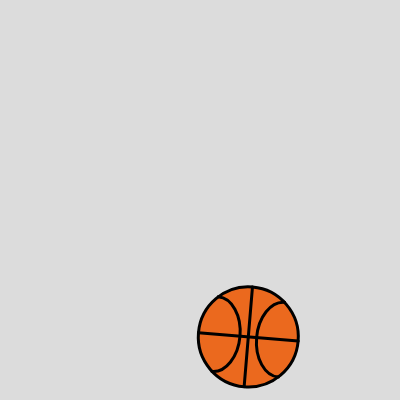
Frame 1 (no input)
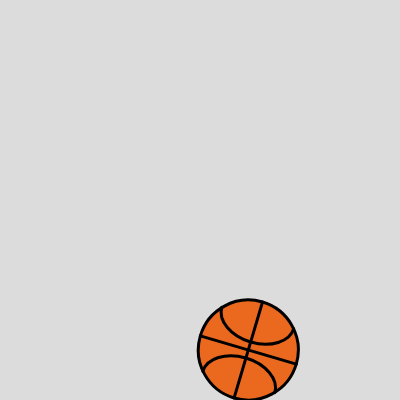
Frame 60 (no input)
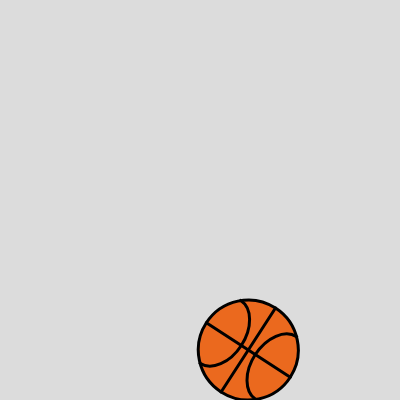
Frame 120 (the mouse pressed at the canvas centre since frame 60)

The p5.js sketch that drew these frames (run headless with seeded random() and noise() and a simulated clock; from frame 60 on, the mouse is pressed at the canvas centre):

// p5.js sketch
// ── sketch.js
let d = 100; // smaller ball so it has room to travel

function setup() {
  createCanvas(400, 400);
}

function draw() {
  background(220);

  // ball moves forward per minute: x position steps across the canvas based on the current minute
  let x = map(minute(), 0, 59, d / 2, width - d / 2);

  // BOUNCE PER SECOND: t goes from 0 to 1 every 1000 milliseconds
  let t = (millis() % 1000) / 1000;
  let bounceHeight = 200;
  let floor = height - d / 2;
  let y = floor - bounceHeight * 4 * t * (1 - t); // up and back down once per second

  // the basketball will rotate per millisecond: angle grows every millisecond
  let angle = millis() * 0.005;

  push();
  translate(x, y);
  rotate(angle);
  basketball();
  pop();
}

function basketball() {
  fill(235, 105, 30);
  stroke(0);
  strokeWeight(3);
  ellipse(0, 0, d, d);

  line(0, -d / 2, 0, d / 2);
  line(-d / 2, 0, d / 2, 0);

  noFill();
  arc(-d / 3, 0, d / 2, d * 0.75, -HALF_PI, HALF_PI);
  arc(d / 3, 0, d / 2, d * 0.75, HALF_PI, -HALF_PI);
}
